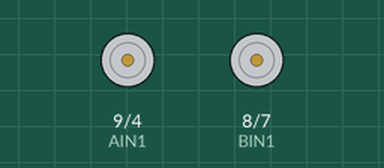
This sketch was run on a simulated Arduino Uno, built with avr-gcc and run on an emulated ATmega328P. Shown: motor-driver pin pairs drawn as motors (green arrow = first pin HIGH = forward, orange = second pin HIGH = backward, longer = more drive, scaled by the enable pin).

Above: at 0.1 s.
At 2.1 s:
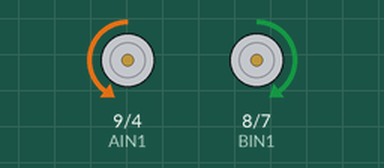
Timing chart, 0 to 3.6 s (numbered marks = the images above):
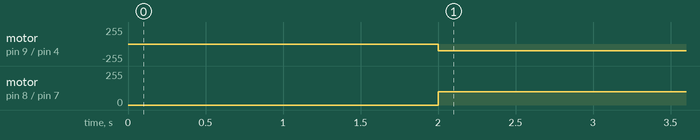

Measured:
- by itself, motor on pin 9 (AIN1) / pin 4 (AIN2): stopped → backward 100/255 at 2.0 s
- by itself, motor on pin 8 (BIN1) / pin 7 (BIN2): stopped → forward 100/255 at 2.0 s

The sketch:

microbot_v9.2.1_motortest.ino
```cpp
/*
Julkifli Awang Besar
TB6612FNG test for Microbot 9.2
Motordriver test
 */


//Motor A
int PWMA = 5; //Speed control
int AIN1 = 9; //Direction
int AIN2 = 4; //Direction

//Motor B
int PWMB = 6; //Speed control
int BIN1 = 8; //Direction
int BIN2 = 7; //Direction


void setup(){
//pinMode(STBY, OUTPUT);

pinMode(PWMA, OUTPUT);
pinMode(AIN1, OUTPUT);
pinMode(AIN2, OUTPUT);

pinMode(PWMB, OUTPUT);
pinMode(BIN1, OUTPUT);
pinMode(BIN2, OUTPUT);

delay(2000);

}

void loop(){

digitalWrite(BIN1, HIGH);
digitalWrite(BIN2, LOW);
analogWrite(PWMB, 100);

digitalWrite(AIN1, LOW);
digitalWrite(AIN2, HIGH);
analogWrite(PWMA, 100);


}
```
